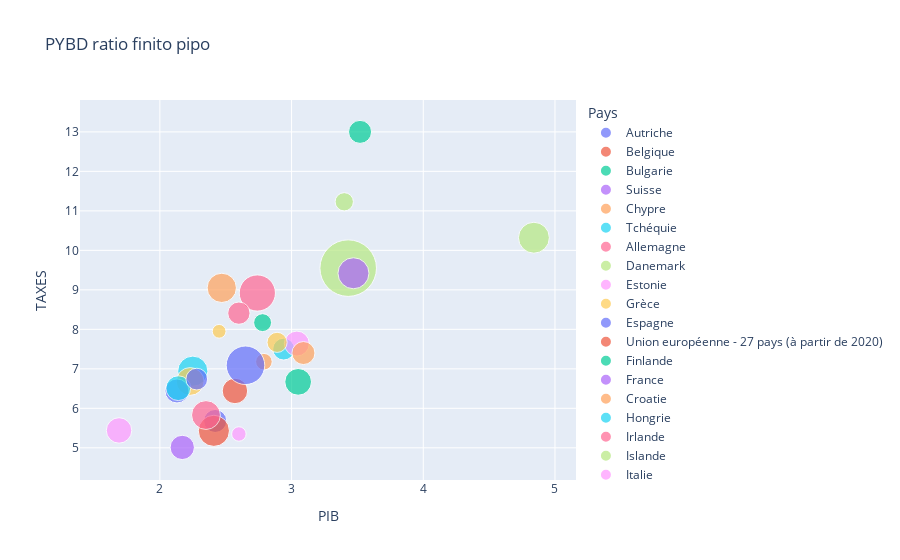

This figure's notebook cell:
### Code cell
fig = px.scatter(combine_df[combine_df.Time == 2000], x='PIB', y='TAXES', color='Pays', hover_name='Pays', size='T_HAB', size_max=40, title='PYBD', animation_frame="Time")
fig

### Figure 1 — Plotly figure (JSON) as saved in the notebook; plotly's stock layout.template omitted (floating-point values rounded to 4 significant figures)
{"data": [{"hovertemplate": "<b>%{hovertext}</b><br><br>Pays=Autriche<br>Time=2000<br>PIB=%{x}<br>TAXES=%{y}<br>T_HAB=%{marker.size}<extra></extra>", "hovertext": ["Autriche"], "legendgroup": "Autriche", "marker": {"color": "#636efa", "size": [8.1], "sizemode": "area", "sizeref": 0.0305, "symbol": "circle"}, "mode": "markers", "name": "Autriche", "orientation": "v", "showlegend": true, "type": "scatter", "x": [2.42], "xaxis": "x", "y": [5.68], "yaxis": "y"}, {"hovertemplate": "<b>%{hovertext}</b><br><br>Pays=Belgique<br>Time=2000<br>PIB=%{x}<br>TAXES=%{y}<br>T_HAB=%{marker.size}<extra></extra>", "hovertext": ["Belgique"], "legendgroup": "Belgique", "marker": {"color": "#EF553B", "size": [14.8], "sizemode": "area", "sizeref": 0.0305, "symbol": "circle"}, "mode": "markers", "name": "Belgique", "orientation": "v", "showlegend": true, "type": "scatter", "x": [2.41], "xaxis": "x", "y": [5.43], "yaxis": "y"}, {"hovertemplate": "<b>%{hovertext}</b><br><br>Pays=Bulgarie<br>Time=2000<br>PIB=%{x}<br>TAXES=%{y}<br>T_HAB=%{marker.size}<extra></extra>", "hovertext": ["Bulgarie"], "legendgroup": "Bulgarie", "marker": {"color": "#00cc96", "size": [4.9], "sizemode": "area", "sizeref": 0.0305, "symbol": "circle"}, "mode": "markers", "name": "Bulgarie", "orientation": "v", "showlegend": true, "type": "scatter", "x": [2.78], "xaxis": "x", "y": [8.17], "yaxis": "y"}, {"hovertemplate": "<b>%{hovertext}</b><br><br>Pays=Suisse<br>Time=2000<br>PIB=%{x}<br>TAXES=%{y}<br>T_HAB=%{marker.size}<extra></extra>", "hovertext": ["Suisse"], "legendgroup": "Suisse", "marker": {"color": "#ab63fa", "size": [8.8], "sizemode": "area", "sizeref": 0.0305, "symbol": "circle"}, "mode": "markers", "name": "Suisse", "orientation": "v", "showlegend": true, "type": "scatter", "x": [null], "xaxis": "x", "y": [null], "yaxis": "y"}, {"hovertemplate": "<b>%{hovertext}</b><br><br>Pays=Chypre<br>Time=2000<br>PIB=%{x}<br>TAXES=%{y}<br>T_HAB=%{marker.size}<extra></extra>", "hovertext": ["Chypre"], "legendgroup": "Chypre", "marker": {"color": "#FFA15A", "size": [13.1], "sizemode": "area", "sizeref": 0.0305, "symbol": "circle"}, "mode": "markers", "name": "Chypre", "orientation": "v", "showlegend": true, "type": "scatter", "x": [2.47], "xaxis": "x", "y": [9.05], "yaxis": "y"}, {"hovertemplate": "<b>%{hovertext}</b><br><br>Pays=Tchéquie<br>Time=2000<br>PIB=%{x}<br>TAXES=%{y}<br>T_HAB=%{marker.size}<extra></extra>", "hovertext": ["Tchéquie"], "legendgroup": "Tchéquie", "marker": {"color": "#19d3f3", "size": [13.9], "sizemode": "area", "sizeref": 0.0305, "symbol": "circle"}, "mode": "markers", "name": "Tchéquie", "orientation": "v", "showlegend": true, "type": "scatter", "x": [2.25], "xaxis": "x", "y": [6.94], "yaxis": "y"}, {"hovertemplate": "<b>%{hovertext}</b><br><br>Pays=Allemagne<br>Time=2000<br>PIB=%{x}<br>TAXES=%{y}<br>T_HAB=%{marker.size}<extra></extra>", "hovertext": ["Allemagne"], "legendgroup": "Allemagne", "marker": {"color": "#FF6692", "size": [12.7], "sizemode": "area", "sizeref": 0.0305, "symbol": "circle"}, "mode": "markers", "name": "Allemagne", "orientation": "v", "showlegend": true, "type": "scatter", "x": [2.35], "xaxis": "x", "y": [5.83], "yaxis": "y"}, {"hovertemplate": "<b>%{hovertext}</b><br><br>Pays=Danemark<br>Time=2000<br>PIB=%{x}<br>TAXES=%{y}<br>T_HAB=%{marker.size}<extra></extra>", "hovertext": ["Danemark"], "legendgroup": "Danemark", "marker": {"color": "#B6E880", "size": [14.6], "sizemode": "area", "sizeref": 0.0305, "symbol": "circle"}, "mode": "markers", "name": "Danemark", "orientation": "v", "showlegend": true, "type": "scatter", "x": [4.84], "xaxis": "x", "y": [10.32], "yaxis": "y"}, {"hovertemplate": "<b>%{hovertext}</b><br><br>Pays=Estonie<br>Time=2000<br>PIB=%{x}<br>TAXES=%{y}<br>T_HAB=%{marker.size}<extra></extra>", "hovertext": ["Estonie"], "legendgroup": "Estonie", "marker": {"color": "#FF97FF", "size": [9.9], "sizemode": "area", "sizeref": 0.0305, "symbol": "circle"}, "mode": "markers", "name": "Estonie", "orientation": "v", "showlegend": true, "type": "scatter", "x": [1.69], "xaxis": "x", "y": [5.44], "yaxis": "y"}, {"hovertemplate": "<b>%{hovertext}</b><br><br>Pays=Grèce<br>Time=2000<br>PIB=%{x}<br>TAXES=%{y}<br>T_HAB=%{marker.size}<extra></extra>", "hovertext": ["Grèce"], "legendgroup": "Grèce", "marker": {"color": "#FECB52", "size": [11.8], "sizemode": "area", "sizeref": 0.0305, "symbol": "circle"}, "mode": "markers", "name": "Grèce", "orientation": "v", "showlegend": true, "type": "scatter", "x": [2.23], "xaxis": "x", "y": [6.68], "yaxis": "y"}, {"hovertemplate": "<b>%{hovertext}</b><br><br>Pays=Espagne<br>Time=2000<br>PIB=%{x}<br>TAXES=%{y}<br>T_HAB=%{marker.size}<extra></extra>", "hovertext": ["Espagne"], "legendgroup": "Espagne", "marker": {"color": "#636efa", "size": [8.8], "sizemode": "area", "sizeref": 0.0305, "symbol": "circle"}, "mode": "markers", "name": "Espagne", "orientation": "v", "showlegend": true, "type": "scatter", "x": [2.13], "xaxis": "x", "y": [6.44], "yaxis": "y"}, {"hovertemplate": "<b>%{hovertext}</b><br><br>Pays=Union européenne - 27 pays (à partir de 2020)<br>Time=2000<br>PIB=%{x}<br>TAXES=%{y}<br>T_HAB=%{marker.size}<extra></extra>", "hovertext": ["Union européenne - 27 pays (à partir de 2020)"], "legendgroup": "Union européenne - 27 pays (à partir de 2020)", "marker": {"color": "#EF553B", "size": [9.9], "sizemode": "area", "sizeref": 0.0305, "symbol": "circle"}, "mode": "markers", "name": "Union européenne - 27 pays (à partir de 2020)", "orientation": "v", "showlegend": true, "type": "scatter", "x": [2.57], "xaxis": "x", "y": [6.44], "yaxis": "y"}, {"hovertemplate": "<b>%{hovertext}</b><br><br>Pays=Finlande<br>Time=2000<br>PIB=%{x}<br>TAXES=%{y}<br>T_HAB=%{marker.size}<extra></extra>", "hovertext": ["Finlande"], "legendgroup": "Finlande", "marker": {"color": "#00cc96", "size": [10.9], "sizemode": "area", "sizeref": 0.0305, "symbol": "circle"}, "mode": "markers", "name": "Finlande", "orientation": "v", "showlegend": true, "type": "scatter", "x": [3.05], "xaxis": "x", "y": [6.67], "yaxis": "y"}, {"hovertemplate": "<b>%{hovertext}</b><br><br>Pays=France<br>Time=2000<br>PIB=%{x}<br>TAXES=%{y}<br>T_HAB=%{marker.size}<extra></extra>", "hovertext": ["France"], "legendgroup": "France", "marker": {"color": "#ab63fa", "size": [9], "sizemode": "area", "sizeref": 0.0305, "symbol": "circle"}, "mode": "markers", "name": "France", "orientation": "v", "showlegend": true, "type": "scatter", "x": [2.17], "xaxis": "x", "y": [5.01], "yaxis": "y"}, {"hovertemplate": "<b>%{hovertext}</b><br><br>Pays=Croatie<br>Time=2000<br>PIB=%{x}<br>TAXES=%{y}<br>T_HAB=%{marker.size}<extra></extra>", "hovertext": ["Croatie"], "legendgroup": "Croatie", "marker": {"color": "#FFA15A", "size": [4.2], "sizemode": "area", "sizeref": 0.0305, "symbol": "circle"}, "mode": "markers", "name": "Croatie", "orientation": "v", "showlegend": true, "type": "scatter", "x": [2.79], "xaxis": "x", "y": [7.18], "yaxis": "y"}, {"hovertemplate": "<b>%{hovertext}</b><br><br>Pays=Hongrie<br>Time=2000<br>PIB=%{x}<br>TAXES=%{y}<br>T_HAB=%{marker.size}<extra></extra>", "hovertext": ["Hongrie"], "legendgroup": "Hongrie", "marker": {"color": "#19d3f3", "size": [7.3], "sizemode": "area", "sizeref": 0.0305, "symbol": "circle"}, "mode": "markers", "name": "Hongrie", "orientation": "v", "showlegend": true, "type": "scatter", "x": [2.94], "xaxis": "x", "y": [7.5], "yaxis": "y"}, {"hovertemplate": "<b>%{hovertext}</b><br><br>Pays=Irlande<br>Time=2000<br>PIB=%{x}<br>TAXES=%{y}<br>T_HAB=%{marker.size}<extra></extra>", "hovertext": ["Irlande"], "legendgroup": "Irlande", "marker": {"color": "#FF6692", "size": [20], "sizemode": "area", "sizeref": 0.0305, "symbol": "circle"}, "mode": "markers", "name": "Irlande", "orientation": "v", "showlegend": true, "type": "scatter", "x": [2.74], "xaxis": "x", "y": [8.92], "yaxis": "y"}, {"hovertemplate": "<b>%{hovertext}</b><br><br>Pays=Islande<br>Time=2000<br>PIB=%{x}<br>TAXES=%{y}<br>T_HAB=%{marker.size}<extra></extra>", "hovertext": ["Islande"], "legendgroup": "Islande", "marker": {"color": "#B6E880", "size": [48.8], "sizemode": "area", "sizeref": 0.0305, "symbol": "circle"}, "mode": "markers", "name": "Islande", "orientation": "v", "showlegend": true, "type": "scatter", "x": [3.43], "xaxis": "x", "y": [9.55], "yaxis": "y"}, {"hovertemplate": "<b>%{hovertext}</b><br><br>Pays=Italie<br>Time=2000<br>PIB=%{x}<br>TAXES=%{y}<br>T_HAB=%{marker.size}<extra></extra>", "hovertext": ["Italie"], "legendgroup": "Italie", "marker": {"color": "#FF97FF", "size": [9.5], "sizemode": "area", "sizeref": 0.0305, "symbol": "circle"}, "mode": "markers", "name": "Italie", "orientation": "v", "showlegend": true, "type": "scatter", "x": [3.04], "xaxis": "x", "y": [7.64], "yaxis": "y"}, {"hovertemplate": "<b>%{hovertext}</b><br><br>Pays=Lituanie<br>Time=2000<br>PIB=%{x}<br>TAXES=%{y}<br>T_HAB=%{marker.size}<extra></extra>", "hovertext": ["Lituanie"], "legendgroup": "Lituanie", "marker": {"color": "#FECB52", "size": [2.9], "sizemode": "area", "sizeref": 0.0305, "symbol": "circle"}, "mode": "markers", "name": "Lituanie", "orientation": "v", "showlegend": true, "type": "scatter", "x": [2.45], "xaxis": "x", "y": [7.95], "yaxis": "y"}, {"hovertemplate": "<b>%{hovertext}</b><br><br>Pays=Luxembourg<br>Time=2000<br>PIB=%{x}<br>TAXES=%{y}<br>T_HAB=%{marker.size}<extra></extra>", "hovertext": ["Luxembourg"], "legendgroup": "Luxembourg", "marker": {"color": "#636efa", "size": [22.7], "sizemode": "area", "sizeref": 0.0305, "symbol": "circle"}, "mode": "markers", "name": "Luxembourg", "orientation": "v", "showlegend": true, "type": "scatter", "x": [2.65], "xaxis": "x", "y": [7.09], "yaxis": "y"}, {"hovertemplate": "<b>%{hovertext}</b><br><br>Pays=Lettonie<br>Time=2000<br>PIB=%{x}<br>TAXES=%{y}<br>T_HAB=%{marker.size}<extra></extra>", "hovertext": ["Lettonie"], "legendgroup": "Lettonie", "marker": {"color": "#EF553B", "size": [0], "sizemode": "area", "sizeref": 0.0305, "symbol": "circle"}, "mode": "markers", "name": "Lettonie", "orientation": "v", "showlegend": true, "type": "scatter", "x": [2.24], "xaxis": "x", "y": [7.67], "yaxis": "y"}, {"hovertemplate": "<b>%{hovertext}</b><br><br>Pays=Malte<br>Time=2000<br>PIB=%{x}<br>TAXES=%{y}<br>T_HAB=%{marker.size}<extra></extra>", "hovertext": ["Malte"], "legendgroup": "Malte", "marker": {"color": "#00cc96", "size": [8.1], "sizemode": "area", "sizeref": 0.0305, "symbol": "circle"}, "mode": "markers", "name": "Malte", "orientation": "v", "showlegend": true, "type": "scatter", "x": [3.52], "xaxis": "x", "y": [13], "yaxis": "y"}, {"hovertemplate": "<b>%{hovertext}</b><br><br>Pays=Pays-Bas<br>Time=2000<br>PIB=%{x}<br>TAXES=%{y}<br>T_HAB=%{marker.size}<extra></extra>", "hovertext": ["Pays-Bas"], "legendgroup": "Pays-Bas", "marker": {"color": "#ab63fa", "size": [14.7], "sizemode": "area", "sizeref": 0.0305, "symbol": "circle"}, "mode": "markers", "name": "Pays-Bas", "orientation": "v", "showlegend": true, "type": "scatter", "x": [3.47], "xaxis": "x", "y": [9.42], "yaxis": "y"}, {"hovertemplate": "<b>%{hovertext}</b><br><br>Pays=Norvège<br>Time=2000<br>PIB=%{x}<br>TAXES=%{y}<br>T_HAB=%{marker.size}<extra></extra>", "hovertext": ["Norvège"], "legendgroup": "Norvège", "marker": {"color": "#FFA15A", "size": [8.1], "sizemode": "area", "sizeref": 0.0305, "symbol": "circle"}, "mode": "markers", "name": "Norvège", "orientation": "v", "showlegend": true, "type": "scatter", "x": [3.09], "xaxis": "x", "y": [7.4], "yaxis": "y"}, {"hovertemplate": "<b>%{hovertext}</b><br><br>Pays=Pologne<br>Time=2000<br>PIB=%{x}<br>TAXES=%{y}<br>T_HAB=%{marker.size}<extra></extra>", "hovertext": ["Pologne"], "legendgroup": "Pologne", "marker": {"color": "#19d3f3", "size": [9.4], "sizemode": "area", "sizeref": 0.0305, "symbol": "circle"}, "mode": "markers", "name": "Pologne", "orientation": "v", "showlegend": true, "type": "scatter", "x": [2.14], "xaxis": "x", "y": [6.51], "yaxis": "y"}, {"hovertemplate": "<b>%{hovertext}</b><br><br>Pays=Portugal<br>Time=2000<br>PIB=%{x}<br>TAXES=%{y}<br>T_HAB=%{marker.size}<extra></extra>", "hovertext": ["Portugal"], "legendgroup": "Portugal", "marker": {"color": "#FF6692", "size": [7.6], "sizemode": "area", "sizeref": 0.0305, "symbol": "circle"}, "mode": "markers", "name": "Portugal", "orientation": "v", "showlegend": true, "type": "scatter", "x": [2.6], "xaxis": "x", "y": [8.41], "yaxis": "y"}, {"hovertemplate": "<b>%{hovertext}</b><br><br>Pays=Roumanie<br>Time=2000<br>PIB=%{x}<br>TAXES=%{y}<br>T_HAB=%{marker.size}<extra></extra>", "hovertext": ["Roumanie"], "legendgroup": "Roumanie", "marker": {"color": "#B6E880", "size": [5.1], "sizemode": "area", "sizeref": 0.0305, "symbol": "circle"}, "mode": "markers", "name": "Roumanie", "orientation": "v", "showlegend": true, "type": "scatter", "x": [3.4], "xaxis": "x", "y": [11.23], "yaxis": "y"}, {"hovertemplate": "<b>%{hovertext}</b><br><br>Pays=Suède<br>Time=2000<br>PIB=%{x}<br>TAXES=%{y}<br>T_HAB=%{marker.size}<extra></extra>", "hovertext": ["Suède"], "legendgroup": "Suède", "marker": {"color": "#FF97FF", "size": [3.2], "sizemode": "area", "sizeref": 0.0305, "symbol": "circle"}, "mode": "markers", "name": "Suède", "orientation": "v", "showlegend": true, "type": "scatter", "x": [2.6], "xaxis": "x", "y": [5.35], "yaxis": "y"}, {"hovertemplate": "<b>%{hovertext}</b><br><br>Pays=Slovénie<br>Time=2000<br>PIB=%{x}<br>TAXES=%{y}<br>T_HAB=%{marker.size}<extra></extra>", "hovertext": ["Slovénie"], "legendgroup": "Slovénie", "marker": {"color": "#FECB52", "size": [6.2], "sizemode": "area", "sizeref": 0.0305, "symbol": "circle"}, "mode": "markers", "name": "Slovénie", "orientation": "v", "showlegend": true, "type": "scatter", "x": [2.89], "xaxis": "x", "y": [7.67], "yaxis": "y"}, {"hovertemplate": "<b>%{hovertext}</b><br><br>Pays=Slovaquie<br>Time=2000<br>PIB=%{x}<br>TAXES=%{y}<br>T_HAB=%{marker.size}<extra></extra>", "hovertext": ["Slovaquie"], "legendgroup": "Slovaquie", "marker": {"color": "#636efa", "size": [7.2], "sizemode": "area", "sizeref": 0.0305, "symbol": "circle"}, "mode": "markers", "name": "Slovaquie", "orientation": "v", "showlegend": true, "type": "scatter", "x": [2.28], "xaxis": "x", "y": [6.74], "yaxis": "y"}], "layout": {"legend": {"itemsizing": "constant", "title": {"text": "Pays"}, "tracegroupgap": 0}, "title": {"text": "PYBD ratio finito pipo"}, "xaxis": {"anchor": "y", "domain": [0, 1], "title": {"text": "PIB"}}, "yaxis": {"anchor": "x", "domain": [0, 1], "title": {"text": "TAXES"}}}}
